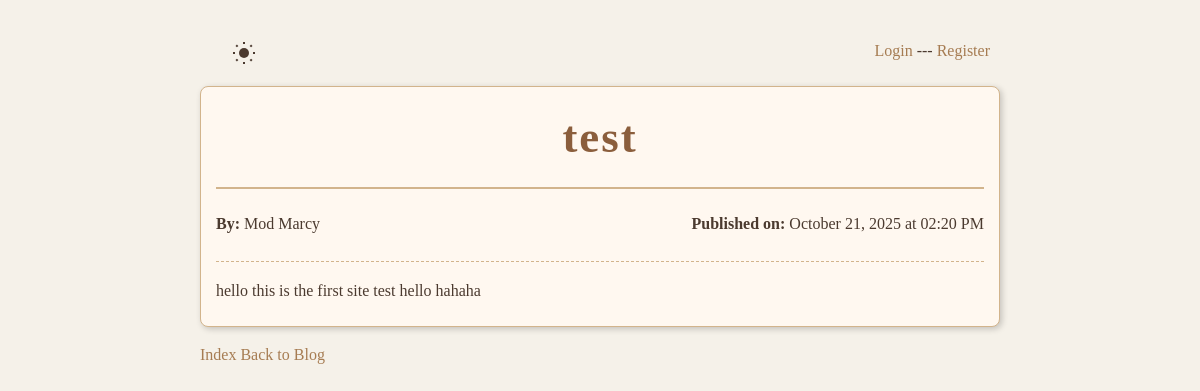
The page /blog/1 on the database its author committed.
### tables this page shows
CREATE TABLE blog_posts (
    id INTEGER PRIMARY KEY AUTOINCREMENT,
    title TEXT,
    content TEXT,
    author TEXT,
    timestamp TEXT
);

CREATE TABLE users (
    id INTEGER PRIMARY KEY AUTOINCREMENT,
    username TEXT UNIQUE NOT NULL,
    password TEXT NOT NULL,
    is_admin BOOLEAN DEFAULT 0,
    bio TEXT,
    pfp TEXT,
    custom_css TEXT,
    display_name TEXT,
    ip TEXT
);

### app.py (the view)
@app.route("/blog/<post_id>")
def view_blog_post(post_id):
    conn = get_db_connection()
    cursor = conn.cursor()
    cursor.execute(
        """
        SELECT bp.id, bp.title, bp.content, bp.timestamp, u.display_name
        FROM blog_posts bp
        LEFT JOIN users u ON bp.author = u.username
        WHERE bp.id = ?
    """,
        (post_id,),
    )
    row = cursor.fetchone()
    conn.close()
    if not row:
        abort(404)
    post = {
        "id": row["id"],
        "title": row["title"],
        "content": row["content"],
        "timestamp": row["timestamp"],
        "author": row["display_name"] if row["display_name"] else row["author"],
    }
    try:
        post["formatted_timestamp"] = datetime.fromisoformat(
            post["timestamp"]
        ).strftime("%B %d, %Y at %I:%M %p")
    except Exception:
        post["formatted_timestamp"] = post["timestamp"]  # fallback
    return render_template(
        "view_blog_post.html",
        post=post,
        post_id=post_id,
        is_admin=is_admin(),
        logged_in=logged_in(),
    )

### app.py (called while the page is built)
def get_db_connection():
    conn = sqlite3.connect("data.db", check_same_thread=False)
    conn.execute("PRAGMA busy_timeout = 30000")  # 30 seconds
    conn.row_factory = sqlite3.Row
    return conn

def logged_in():
    return "username" in session

def is_admin():
    if not is_logged_in():
        return False
    username = session["username"]
    user = get_user(username)
    if user:
        return user.get("is_admin", False)
    return False

def is_ip_banned(ip):
    conn = get_db_connection()
    result = conn.execute("SELECT 1 FROM banned_ips WHERE ip = ?", (ip,)).fetchone()
    conn.close()
    return result is not None

@app.before_request
def check_ban():
    print("Session data:", session)
    ip = request.remote_addr
    if is_ip_banned(ip):
        abort(403)

def is_logged_in():
    return "username" in session

### templates/view_blog_post.html (shortened to what this page needs)
<!doctype html>
<html>
    <head>
        <link
            rel="stylesheet"
            href="{{ url_for('static', filename='style.css') }}"
        />
    </head>
    <body>
        <div class="full-container">
            <div class="site-header">
                <button
                    type="button"
                    id="theme-toggle"
                    aria-label="Toggle dark mode"
                    style="
                        background: none;
                        border: none;
                        cursor: pointer;
                        display: flex;
                        align-items: center;
                    "
                >
                </button>
                {% if logged_in %}
                <p>
                    Logged in as
                    <a href="{{ url_for('profile') }}"
                        >{{ session.get('username', 'No username in session')
                        }}</a
                    >
                </p>
                {% else %}
                <p>
                    <a href="{{ url_for('login') }}">Login</a> ---
                    <a href="{{ url_for('register') }}">Register</a>
                </p>
                {% endif %}
            </div>
            <div class="blog-card">
                <h1>{{ post.title }}</h1>
                <div style="display: flex; justify-content: space-between">
                    <p><strong>By:</strong> {{ post.author }}</p>
                    <p>
                        <strong>Published on:</strong> {{
                        post.formatted_timestamp }}
                    </p>
                </div>
                <hr />
                <div>
                    <p>{{ post.content }}</p>
                </div>
            </div>
            <div class="footer">
                <p>
                    <a href="{{ url_for('index') }}">Index</a>
                    <a href="{{ url_for('blog') }}">Back to Blog</a>
                </p>
            </div>
        </div>
    </body>
</html>

### static/style.css (style rules this page uses)
:root { --bg-color: #f5f1e9; --text-color: #4b3a2f; --border-color: #d2b48c; --heading-color: #8b5e3c; --subheading-color: #6b4f3b; --subsubheading-color: #7b5e57; --span-bg: #f0e2d0; --input-bg: #fffaf0; --button-bg: #a67c52; --button-hover-bg: #8b6d3b; --link-color: #a67c52; --shadow-color: rgba(0, 0, 0, 0.2); --card-bg: #fff8f0; --card-border: #d2b48c; }
* { margin: 0; padding: 0; box-sizing: border-box; }
body { font-family: "Georgia", serif; background-color: var(--bg-color); color: var(--text-color); line-height: 1.6; padding: 20px; min-height: 100vh; background-image: radial-gradient( circle at 1px 1px, var(--bg-color) 1px, transparent 1px ), radial-gradient(circle at 4px 4px, var(--bg-color) 1px, transparent 1px); background-size: 20px 20px; }
.full-container { margin: 0 auto; max-width: 800px; }
h1 { font-family: "Palatino Linotype", "Book Antiqua", Palatino, serif; font-size: 2.8em; margin-bottom: 0.3em; letter-spacing: 2px; color: var(--heading-color); border-bottom: 2px solid var(--border-color); padding-bottom: 0.3em; text-align: center; }
p { margin: 0.5em 0; }
a { color: var(--link-color); text-decoration: none; }
button { background-color: var(--button-bg); color: #fff; border: none; padding: 0.7em 1.4em; border-radius: 4px; cursor: pointer; font-family: "Georgia", serif; font-size: 1em; transition: background-color 0.3s; }
.site-header { display: flex; justify-content: space-between; padding: 10px; }
#icon-sun, #icon-moon { color: var(--text-color); width: 24px; height: 24px; }
hr { border: none; border-top: 1px dashed var(--border-color); margin: 1em 0; }
.blog-card { background-color: var(--card-bg); border: 1px solid var(--card-border); border-radius: 8px; padding: 15px; margin-bottom: 15px; box-shadow: 2px 2px 6px var(--shadow-color); }

### rows shown on the page
blog_posts: title "test", content "hello this is the first site test hello hahaha"
users: author "Mod Marcy"

### other values the page prints
{{ post.formatted_timestamp }} "October 21, 2025 at 02:20 PM"
